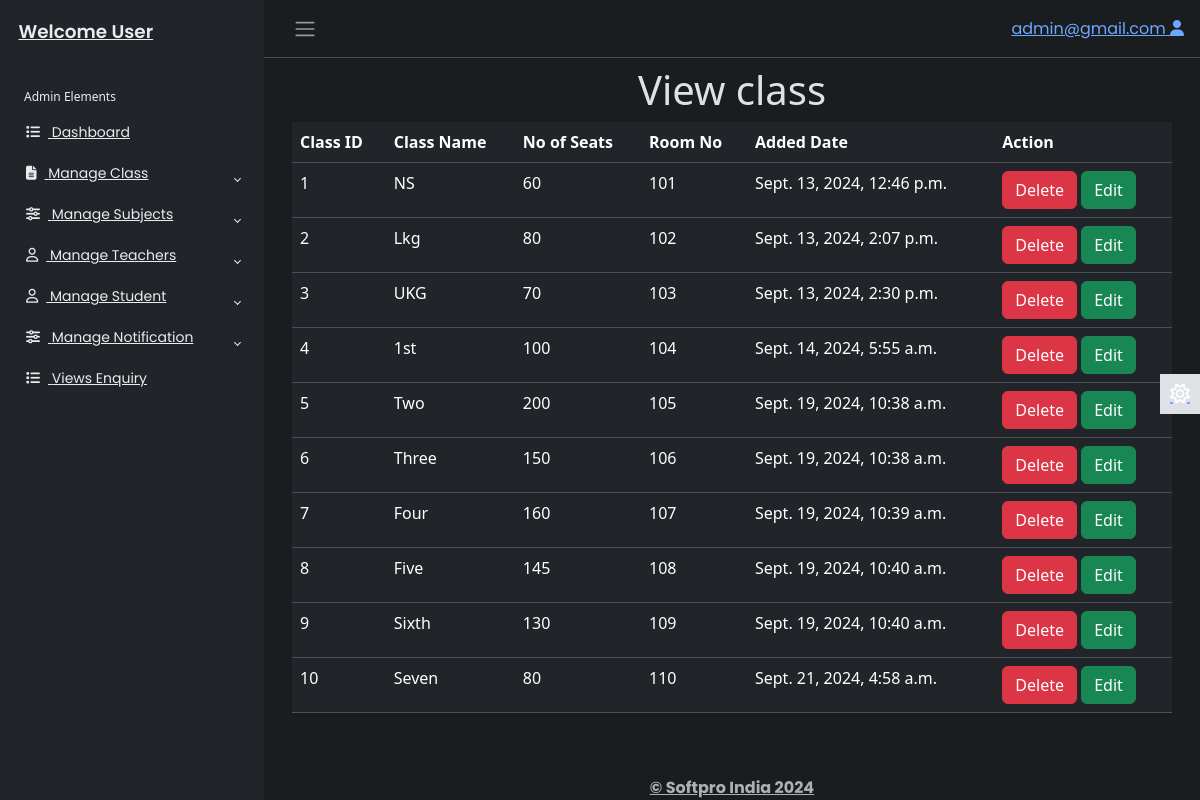
/adminapp/viewclass/ (signed in), run on the app's committed database.
### adminapp/models.py (models this page shows)
class Classes(models.Model):
    cid=models.IntegerField(primary_key=True,auto_created=True)
    class_name=models.CharField(max_length=30)
    seats=models.IntegerField()
    roomno=models.CharField(max_length=50)
    created_date=models.DateTimeField()

### adminapp/views.py (the view)
# urls.py: path('viewclass/',views.viewclass,name='viewclass'),
@cache_control(no_store=True,no_cache=True,must_revalidate=True)
def viewclass(req):
    try:
         if req.session['adminid']!=None:
             adminid=req.session['adminid']
             cl=Classes.objects.all()
             return render(req,'viewclass.html',{'adminid':adminid,'cl':cl})
    except KeyError:
        return redirect('login')

### adminapp/templates/viewclass.html
{% extends 'adminbase.html' %}
{% load static %}
{% block admin %}
<div class="row">
    <div class="col-sm-12">
        <h1 class="text-center">View class</h1>
        <table class="table">
            <tr>
                <th>Class ID</th>
                <th>Class Name</th>
                <th>No of Seats</th>
                <th>Room No</th>
                <th>Added Date</th>
                <th>Action</th>
            </tr>
            {% for c in cl %}
            <tr>
                <td>{{c.cid}}</td>
                <td>{{c.class_name}}</td>
                <td>{{c.seats}}</td>
                <td>{{c.roomno}}</td>
                <td>{{c.created_date}}</td>
                <td>
                    <a href="#" class="btn btn-danger">Delete</a>
                    <a href="{% url 'adminapp:editclass' id=c.cid %}" class="btn btn-success">Edit</a>
                </td>
            </tr>
            {% endfor %}
        </table>
    </div>
</div>
{%endblock%}

### adminapp/static/css/adminstyle.css (style rules this page uses)
body { font-family: 'Poppins', sans-serif; font-size: 0.875rem; opacity: 1; overflow-y: scroll; margin: 0; }
a { cursor: pointer; text-decoration: none; font-family: 'Poppins', sans-serif; }

### data on the page
Classes: cid "1", class_name "NS", seats "60", roomno "101", created_date "Sept. 13, 2024, 12:46 p.m."
Classes: cid "2", class_name "Lkg", seats "80", roomno "102", created_date "Sept. 13, 2024, 2:07 p.m."
Classes: cid "3", class_name "UKG", seats "70", roomno "103", created_date "Sept. 13, 2024, 2:30 p.m."
Classes: cid "4", class_name "1st", seats "100", roomno "104", created_date "Sept. 14, 2024, 5:55 a.m."
Classes: cid "5", class_name "Two", seats "200", roomno "105", created_date "Sept. 19, 2024, 10:38 a.m."
Classes: cid "6", class_name "Three", seats "150", roomno "106", created_date "Sept. 19, 2024, 10:38 a.m."
Classes: cid "7", class_name "Four", seats "160", roomno "107", created_date "Sept. 19, 2024, 10:39 a.m."
Classes: cid "8", class_name "Five", seats "145", roomno "108", created_date "Sept. 19, 2024, 10:40 a.m."
Classes: cid "9", class_name "Sixth", seats "130", roomno "109", created_date "Sept. 19, 2024, 10:40 a.m."
Classes: cid "10", class_name "Seven", seats "80", roomno "110", created_date "Sept. 21, 2024, 4:58 a.m."

### other printed values
{{ adminid }} "admin@gmail.com"
